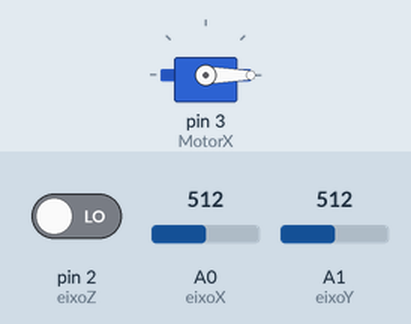
This sketch was run on a simulated Arduino Uno, built with avr-gcc and run on an emulated ATmega328P. Shown: servo. The inputs (shaded band) are chosen by the test bench; at power-on: pin 2 (eixoZ) LOW, A0 (eixoX) = 512, A1 (eixoY) = 512. What the sketch prints to the serial monitor is not drawn.

Above: at 1.2 s.
1.3 s: pin 2 (eixoZ) driven HIGH
At 2.5 s:
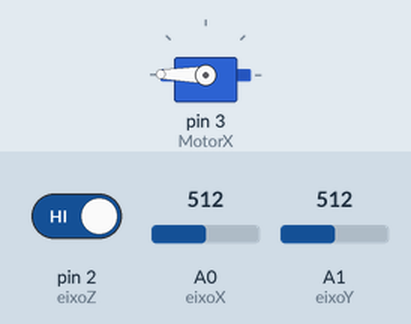
2.8 s: pin 2 (eixoZ) driven LOW
At 3.8 s:
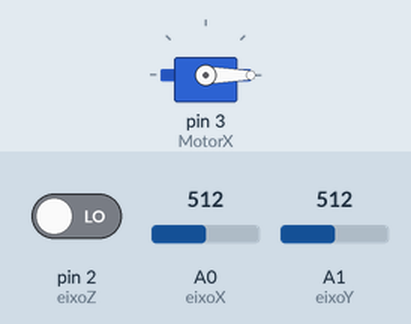
Timing chart, 0 to 5.8 s (numbered marks = the images above; inputs shaded):
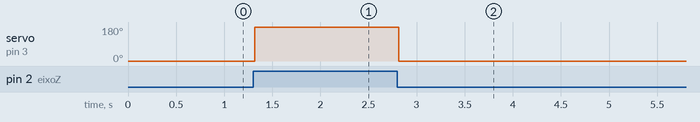

Measured:
- after the input at 1.3 s, servo on pin 3 (MotorX): 0° → 179° at once
- after the input at 2.8 s, servo on pin 3 (MotorX): 179° → 0° at once

The sketch:

joystick.ino
```cpp
#include <Servo.h>

Servo MotorX;

int joyX = 0;
int joyZ = 0;
int joyY = 0;

int eixoX = 0;
int eixoY = 1;
int eixoZ = 2;

void setup() {
  MotorX.attach(3);
  pinMode(eixoZ, INPUT);
  MotorX.write(90);
  Serial.begin(9600);
}

void loop() {

  joyX = analogRead(eixoX);
  joyY = analogRead(eixoY);
  joyZ = digitalRead(eixoZ);

  imprimeEixos();

  joyX = map(joyX, 0, 1023, 0, 179);
  joyY = map(joyY, 0, 1023, 0, 179);
  joyZ = map(joyZ, 0, 1, 0, 179);

  MotorX.write(joyZ);
  delay(20);
}

void imprimeEixos(){
  Serial.print(" Z=");
  Serial.print(joyZ);
}
```
